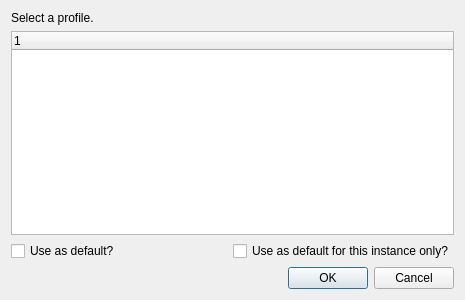
<?xml version="1.0" encoding="UTF-8"?>
<ui version="4.0">
 <class>ProfileSelectDialog</class>
 <widget class="QDialog" name="ProfileSelectDialog">
  <property name="geometry">
   <rect>
    <x>0</x>
    <y>0</y>
    <width>465</width>
    <height>300</height>
   </rect>
  </property>
  <property name="windowTitle">
   <string>Select an Account</string>
  </property>
  <layout class="QVBoxLayout" name="verticalLayout">
   <item>
    <widget class="QLabel" name="msgLabel">
     <property name="text">
      <string>Select a profile.</string>
     </property>
    </widget>
   </item>
   <item>
    <widget class="QTreeWidget" name="listView">
     <column>
      <property name="text">
       <string notr="true">1</string>
      </property>
     </column>
    </widget>
   </item>
   <item>
    <layout class="QHBoxLayout" name="horizontalLayout">
     <item>
      <widget class="QCheckBox" name="globalDefaultCheck">
       <property name="text">
        <string>Use as default?</string>
       </property>
      </widget>
     </item>
     <item>
      <widget class="QCheckBox" name="instDefaultCheck">
       <property name="text">
        <string>Use as default for this instance only?</string>
       </property>
      </widget>
     </item>
    </layout>
   </item>
   <item>
    <widget class="QDialogButtonBox" name="buttonBox">
     <property name="standardButtons">
      <set>QDialogButtonBox::Cancel|QDialogButtonBox::Ok</set>
     </property>
    </widget>
   </item>
  </layout>
 </widget>
 <resources/>
 <connections/>
</ui>
